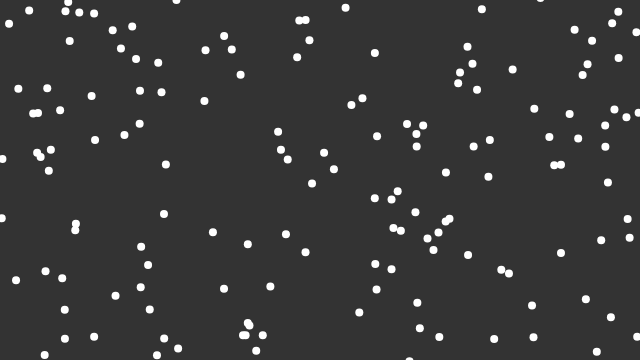
Frame 1 (no input)
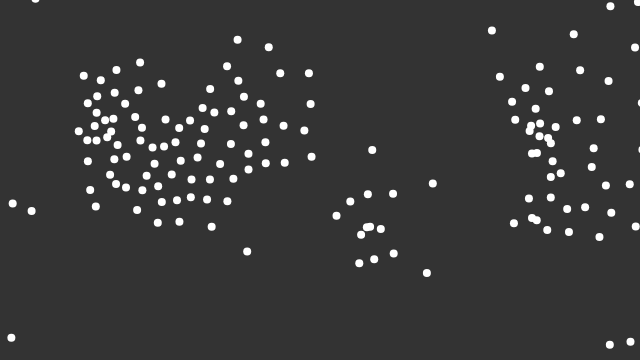
Frame 60 (no input)
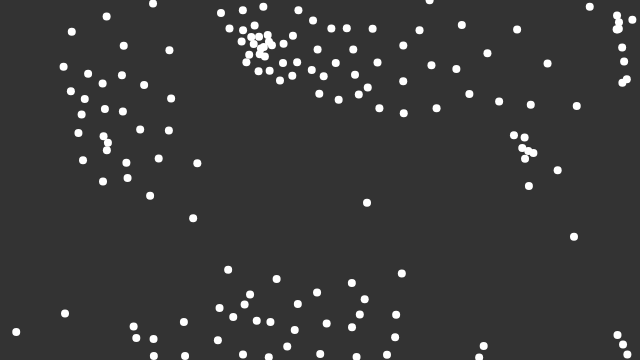
Frame 120 (the mouse pressed at the canvas centre since frame 60)

The p5.js sketch that drew these frames (run headless with seeded random() and noise() and a simulated clock; from frame 60 on, the mouse is pressed at the canvas centre):

// p5.js sketch
// ── sketch.js
// Flocking
// Daniel Shiffman
// https://thecodingtrain.com

// https://thecodingtrain.com/CodingChallenges/124-flocking-boids.html
// https://youtu.be/mhjuuHl6qHM
// https://editor.p5js.org/codingtrain/sketches/ry4XZ8OkN

const flock = [];

let alignSlider, cohesionSlider, separationSlider, perceptionSlider;

function setup() {
  createCanvas(640, 360);
  alignSlider = createSlider(0, 2, 1, 0.1);
  alignSlider.position(10, 450);
  cohesionSlider = createSlider(0, 2, 1, 0.1);
  cohesionSlider.position(160, 450);
  separationSlider = createSlider(0, 2, 1, 0.1);
  separationSlider.position(310, 450);
  perceptionSlider = createSlider(0, 100, 50, 0.1);
  perceptionSlider.position(460, 450);
  for (let i = 0; i < 150; i++) {
    flock.push(new Boid());
  }
}

function draw() {

  background(51);

  for (let boid of flock) {
    boid.edges();
    boid.flock(flock);
    boid.update();
    boid.show();
  }
}

// ── boid.js
// Flocking
// Daniel Shiffman
// https://thecodingtrain.com/CodingChallenges/124-flocking-boids.html
// https://youtu.be/mhjuuHl6qHM
// https://editor.p5js.org/codingtrain/sketches/ry4XZ8OkN

class Boid {
  constructor() {
    this.position = createVector(random(width), random(height));
    this.velocity = p5.Vector.random2D();
    this.velocity.setMag(random(2, 4));
    this.acceleration = createVector();
    this.maxForce = 1;
    this.maxSpeed = 4;
  }

  edges() {
    if (this.position.x > width) {
      this.position.x = 0;
    } else if (this.position.x < 0) {
      this.position.x = width;
    }
    if (this.position.y > height) {
      this.position.y = 0;
    } else if (this.position.y < 0) {
      this.position.y = height;
    }
  }

  align(boids) {
    let perceptionRadius = perceptionSlider.value();
    let steering = createVector();
    let total = 0;
    for (let other of boids) {
      let d = dist(this.position.x, this.position.y, other.position.x, other.position.y);
      if (other != this && d < perceptionRadius) {
        steering.add(other.velocity);
        total++;
      }
    }
    if (total > 0) {
      steering.div(total);
      steering.setMag(this.maxSpeed);
      steering.sub(this.velocity);
      steering.limit(this.maxForce);
    }
    return steering;
  }

  separation(boids) {
    let perceptionRadius = perceptionSlider.value();
    let steering = createVector();
    let total = 0;
    for (let other of boids) {
      let d = dist(this.position.x, this.position.y, other.position.x, other.position.y);
      if (other != this && d < perceptionRadius) {
        let diff = p5.Vector.sub(this.position, other.position);
        diff.div(d * d);
        steering.add(diff);
        total++;
      }
    }
    if (total > 0) {
      steering.div(total);
      steering.setMag(this.maxSpeed);
      steering.sub(this.velocity);
      steering.limit(this.maxForce);
    }
    return steering;
  }

  cohesion(boids) {
    let perceptionRadius = perceptionSlider.value();
    let steering = createVector();
    let total = 0;
    for (let other of boids) {
      let d = dist(this.position.x, this.position.y, other.position.x, other.position.y);
      if (other != this && d < perceptionRadius) {
        steering.add(other.position);
        total++;
      }
    }
    if (total > 0) {
      steering.div(total);
      steering.sub(this.position);
      steering.setMag(this.maxSpeed);
      steering.sub(this.velocity);
      steering.limit(this.maxForce);
    }
    return steering;
  }

  flock(boids) {
    let alignment = this.align(boids);
    let cohesion = this.cohesion(boids);
    let separation = this.separation(boids);

    alignment.mult(alignSlider.value());
    cohesion.mult(cohesionSlider.value());
    separation.mult(separationSlider.value());

    this.acceleration.add(alignment);
    this.acceleration.add(cohesion);
    this.acceleration.add(separation);
  }

  update() {
    this.position.add(this.velocity);
    this.velocity.add(this.acceleration);
    this.velocity.limit(this.maxSpeed);
    this.acceleration.mult(0);
  }

  show() {
    strokeWeight(8);
    stroke(255);
    point(this.position.x, this.position.y);
  }
}

// ── styles.css
* {
    font-family: 'Century Gothic';
    user-select: none;
    color: rgb(0, 191, 255)
  }

  .center {
    display: block;
    margin: auto;
  }

  #Alignment {
    position : absolute;
    padding-left: 660px;
    padding-top: 60px;
 }

 #Cohesion {
  position : absolute;
  padding-left: 660px;
  padding-top: 180px;
}

#Separation {
  position : absolute;
  padding-left: 660px;
  padding-top: 300px;
}

.slidecontainer {
  width: 20%; /* Width of the outside container */
}

/* The slider itself */
.slider {
  -webkit-appearance: none;  /* Override default CSS styles */
  appearance: none;
  width: 20%;
  height: 25px; /* Specified height */
  background: #d3d3d3; /* Grey background */
  outline: none; /* Remove outline */
  opacity: 0.7; /* Set transparency (for mouse-over effects on hover) */
  -webkit-transition: .2s; /* 0.2 seconds transition on hover */
  transition: opacity .2s;
}

/* Mouse-over effects */
.slider:hover {
  opacity: 1; /* Fully shown on mouse-over */
}

/* The slider handle (use -webkit- (Chrome, Opera, Safari, Edge) and -moz- (Firefox) to override default look) */
.slider::-webkit-slider-thumb {
  -webkit-appearance: none; /* Override default look */
  appearance: none;
  width: 25px; /* Set a specific slider handle width */
  height: 25px; /* Slider handle height */
  background: #4CAF50; /* Green background */
  cursor: pointer; /* Cursor on hover */
}

.slider::-moz-range-thumb {
  width: 25px; /* Set a specific slider handle width */
  height: 25px; /* Slider handle height */
  background: #4CAF50; /* Green background */
  cursor: pointer; /* Cursor on hover */
}
